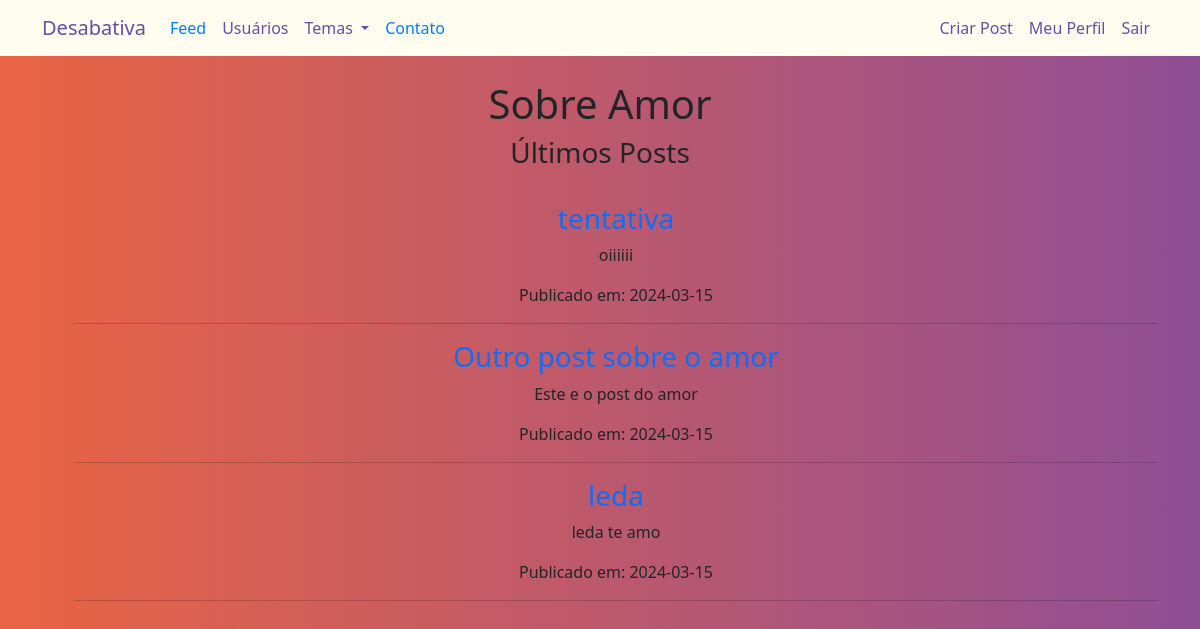
The app's page /temas/Amor (signed in) with its own data.
### blog/models.py (models this page shows)
class Post(db.Model):
    __tablename__ = 'post'
    id = db.Column(db.Integer, primary_key=True)
    titulo = db.Column(db.String(100), nullable=False)
    conteudo = db.Column(db.Text, nullable=False)
    data_criacao = db.Column(db.DateTime, nullable=False, default=datetime.utcnow)
    autor_id = db.Column(db.Integer, db.ForeignKey('usuario.id'), nullable=False)
    tema = db.Column(db.String(100), nullable=False)

### blog/routes.py (the view)
@app.route("/temas/<tema>")
@login_required
def posts_por_tema(tema):
    posts = obter_posts_por_tema(tema)
    print(posts)  # Adicione esta linha para verificar os posts recuperados
    return render_template("temas.html", tema=tema, posts=posts, temas_disponiveis=temas_disponiveis)

### blog/models.py (called while the page is built)
@login_manager.user_loader
def load_usuario(id_usuario):
    return Usuario.query.get(int(id_usuario))

### blog/routes.py (called while the page is built)
def obter_posts_por_tema(tema):
    posts = Post.query.filter_by(tema=tema).all()
    return posts

### blog/templates/temas.html
{% extends 'base.html' %}
{% block body %}
<div class="container">
    <div style="text-align: center"><br>
        <h1>Sobre {{ tema }}</h1>
        <h3>Últimos Posts</h3><br>
        <ul style="list-style-type: none;">
            {% for post in posts %}
            <li>
                <a style="text-decoration: none" href="{{ url_for('exibir_post', post_id=post.id) }}"><h3>{{ post.titulo }}</h3></a>
                <p>{{ post.conteudo }}</p>
                <p>Publicado em: {{ post.data_criacao.strftime('%Y-%m-%d') }}</p>
                <hr>
            </li>
            {% endfor %}
        </ul>
    </div>
</div>
{% endblock %}

### blog/static/main.css (style rules this page uses)
body { background: #654ea3; background: linear-gradient(to right, #e96443, #904e95); min-height: 100vh; overflow-x:hidden; }

### blog/templates/base.html (style rules this page uses)
body { background: linear-gradient(to right, #c9c693, #d9d5a2, #e9e5b1, #f9f5c0, #fffd0); min-height: 100vh; overflow-x:hidden; }

### records on screen
Post: titulo "tentativa", conteudo "oiiiiii", data_criacao "2024-03-15"
Post: titulo "Outro post sobre o amor", conteudo "Este e o post do amor", data_criacao "2024-03-15"
Post: titulo "leda", conteudo "leda te amo", data_criacao "2024-03-15"

### other values on screen
{{ tema }} "Amor"
